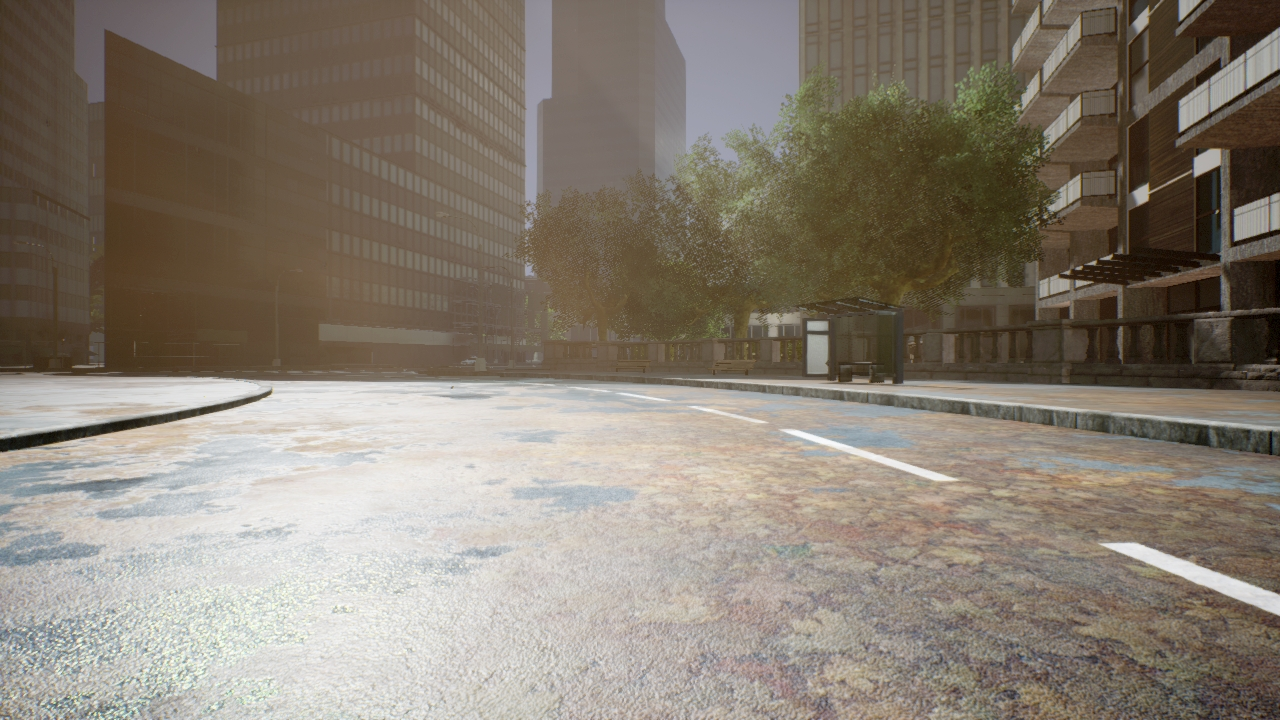
#> input picture notebooks/computer_vision/test_1/image_capture.jpg, 1280 x 720 px
$ python -i lane_detection_image_util_transform.py   (imports and definitions only)   (older library calls are emulated)
#> lines starting #> are read from the running program, lines starting #| are printed output that depends on the picture; after the words box and inside, x2 and y2 are one past the last pixel; in counts of white or black regions, pixels touching at a corner belong together
import cv2
import numpy as np


# Utility function which applies distortion to image
# [8 lines left out: function apply_distortion, not called in this run]


def apply_sobel_filter(img, kernel_size=3, thresh=(25, 200)):
    gray = cv2.cvtColor(img, cv2.COLOR_RGB2GRAY)

    gray = cv2.GaussianBlur(gray, (kernel_size * 3, kernel_size * 3), 0)
    gray = cv2.bilateralFilter(gray, kernel_size * 3, thresh[0], thresh[1])

    sobel = cv2.Sobel(gray, cv2.CV_64F, 1, 0, ksize=kernel_size)
    abs_sobel = np.absolute(sobel)
    scaled_sobel = np.uint8(255 * abs_sobel / np.max(abs_sobel))
    sxbinary = np.zeros_like(scaled_sobel)
    sxbinary[(scaled_sobel >= thresh[0]) & (scaled_sobel <= thresh[1])] = 1
    return sxbinary


def apply_canny_filter(img, kernel_size=3, thresh=(50, 200)):
    gray = cv2.cvtColor(img, cv2.COLOR_RGB2GRAY)
    return cv2.Canny(gray, thresh[0], thresh[1])


def apply_edge_filter(img):
    gray = cv2.cvtColor(img, cv2.COLOR_RGB2GRAY)
    sobel = apply_sobel_filter(img)
    canny = apply_canny_filter(img)

    combined_binary = np.zeros_like(gray)
    combined_binary[(sobel == 1) | (canny == 1)] = 1
    return np.uint8(255 * combined_binary)


# Utility function which removes distortion from image
# [43 lines left out: functions remove_distortion, get_warped_projection_vertices, get_undistorted_perspective_vertices, get_distorted_perspective_vertices, not called in this run]

>>> import cv2
>>> picture = cv2.cvtColor(cv2.imread('../../notebooks/computer_vision/test_1/image_capture.jpg'), cv2.COLOR_BGR2RGB)
>>> result = apply_edge_filter(picture)
#> in apply_edge_filter, `gray = cv2.cvtColor(img, cv2.COLOR_RGB2GRAY)`:
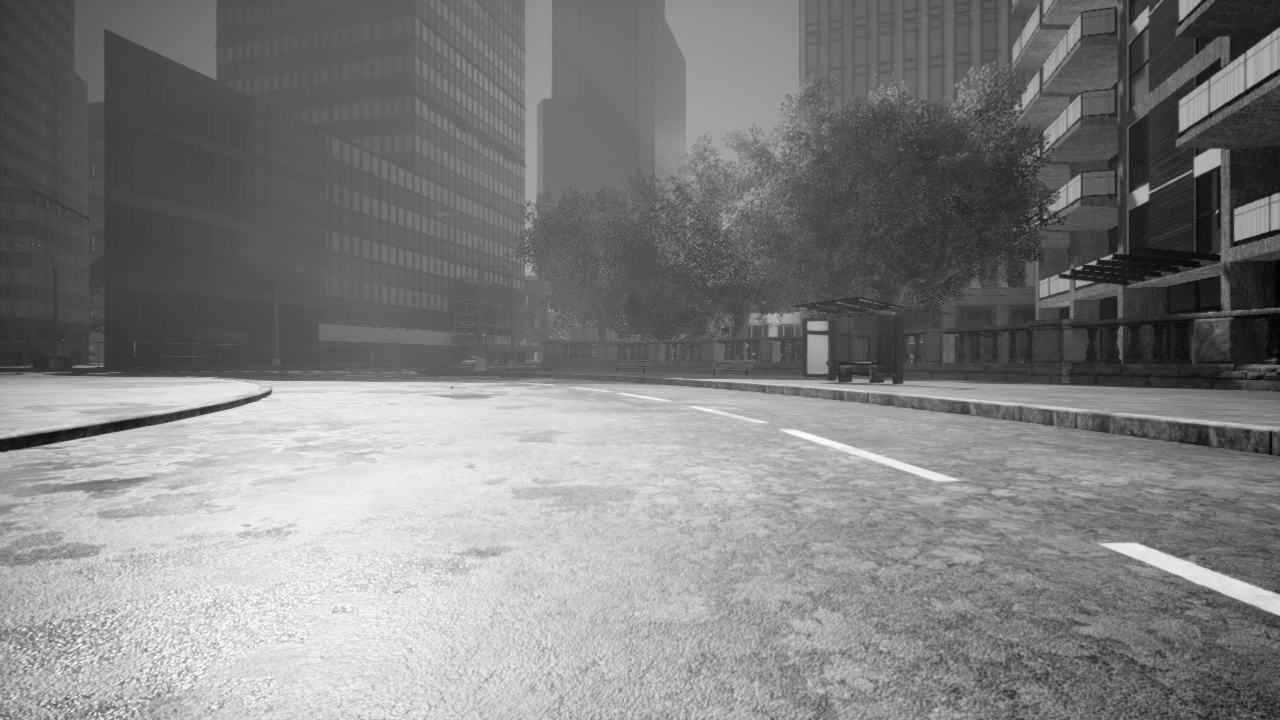
#> gray: shape (720, 1280); min 0, max 254, mean 128
#> in apply_sobel_filter, `sobel = cv2.Sobel(gray, cv2.CV_64F, 1, 0, ksize=kernel_size)`:
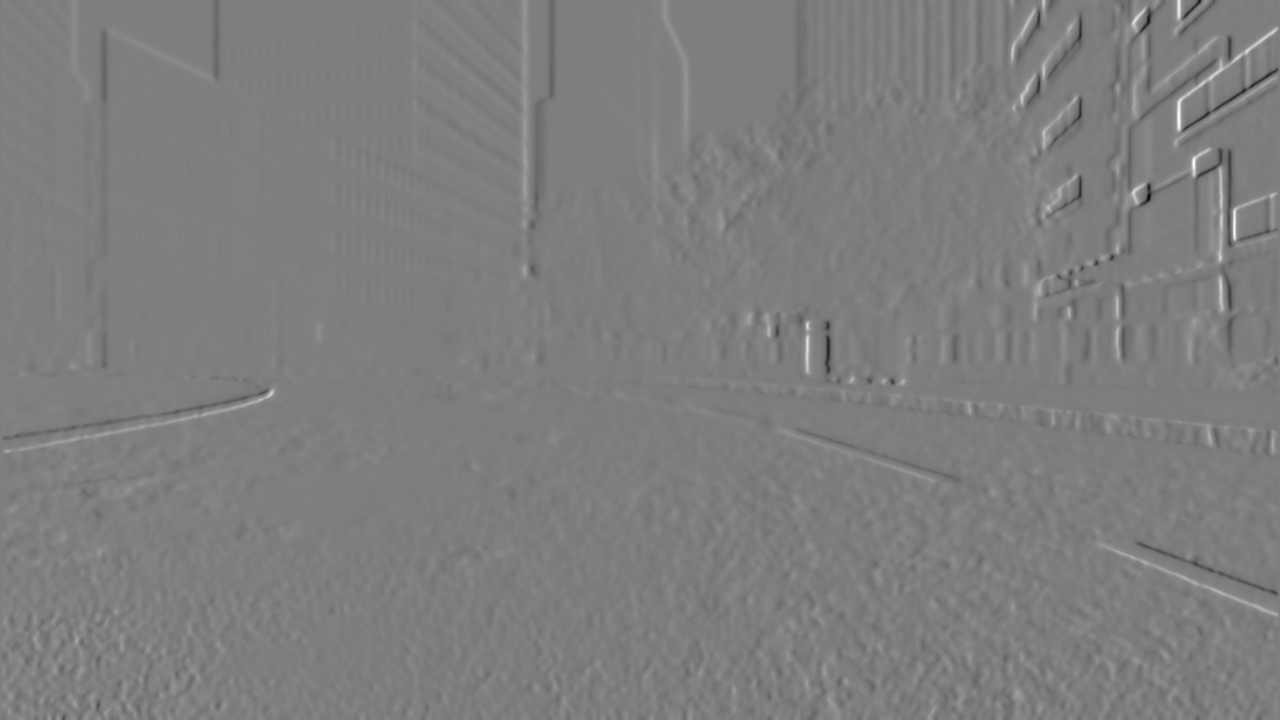
#> sobel: shape (720, 1280) float64; min -241, max 245, mean -0.2; drawn with min black and max white
#> in apply_edge_filter, `sobel = apply_sobel_filter(img)`:
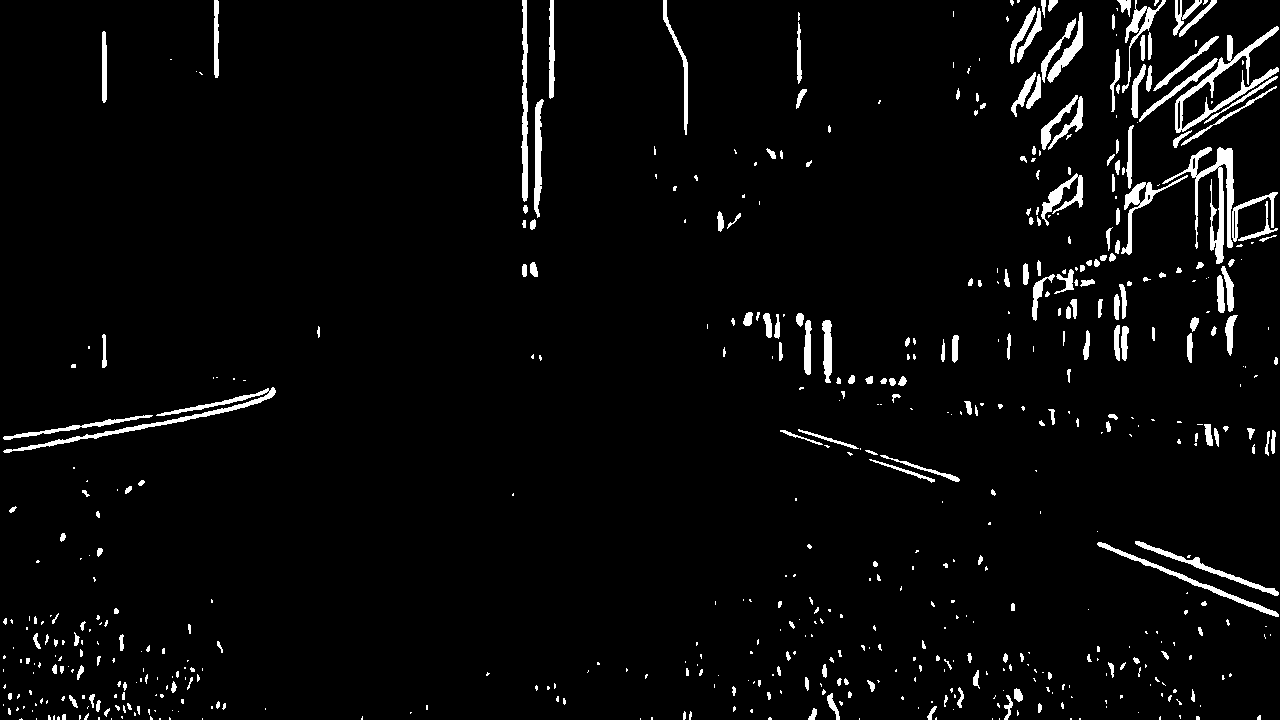
#> sobel: shape (720, 1280); values 0 (black) and 1 (white), 3.7% white; 583 white regions (345 under 20 px), largest, box (x1, y1, x2, y2) and area: (1162, 147, 1234, 264) 2083, (1175, 26, 1279, 133) 1754, (3, 387, 276, 453) 1550
#> in apply_canny_filter, `return cv2.Canny(gray, thresh[0], thresh[1])`:
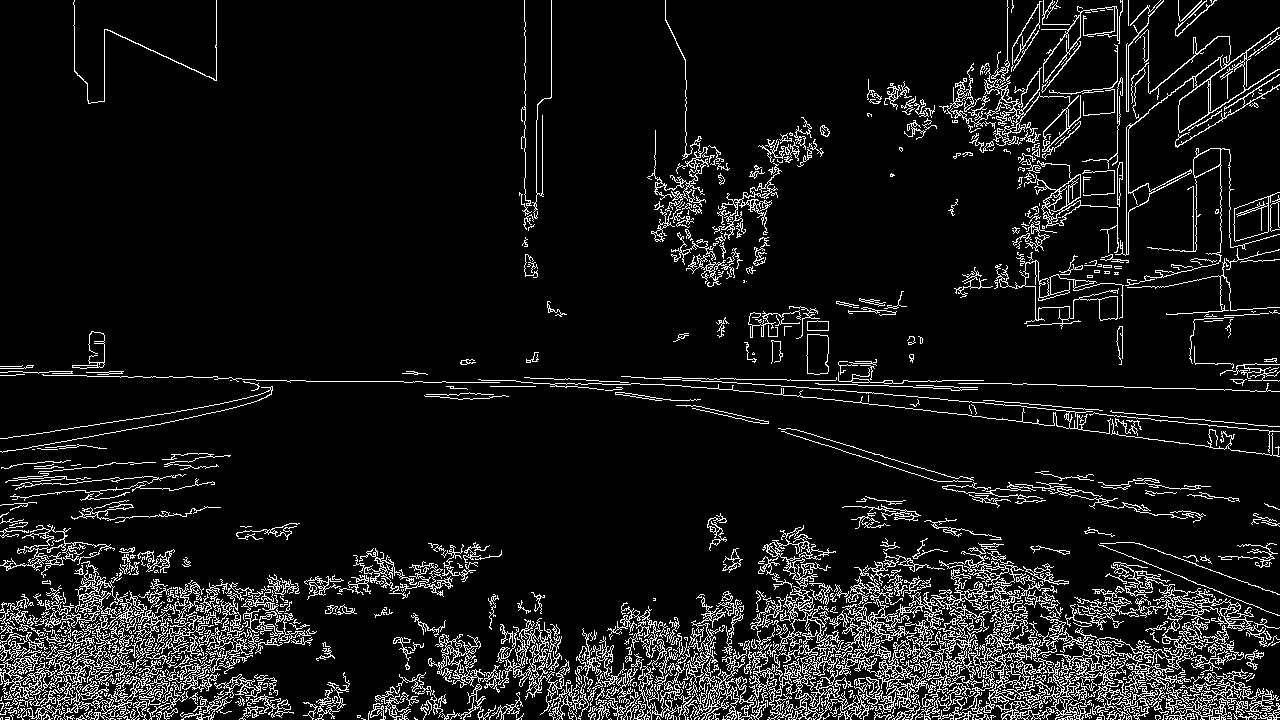
#> returned value: shape (720, 1280); 9% white in thin lines or dots

$ run again, on notebooks/computer_vision/test_1/lane_detection_image_perspective.jpg
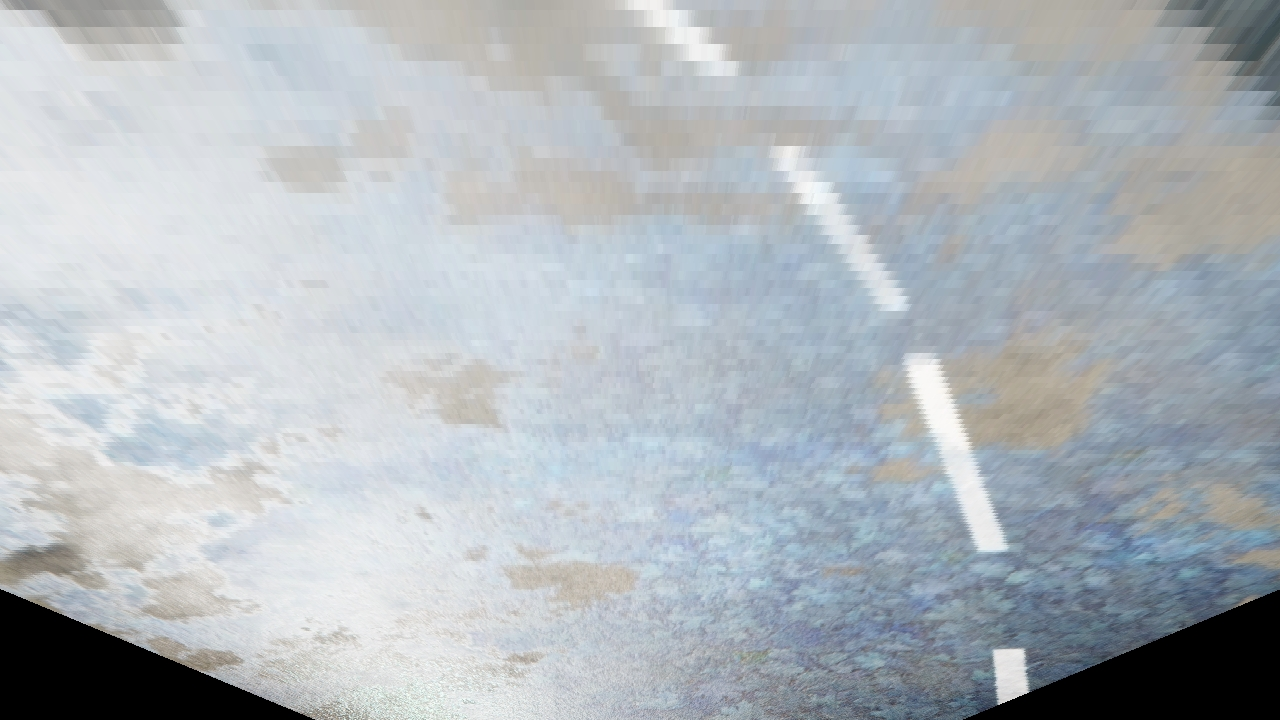
#> input picture notebooks/computer_vision/test_1/lane_detection_image_perspective.jpg, 1280 x 720 px
#> in apply_edge_filter, `sobel = apply_sobel_filter(img)`:
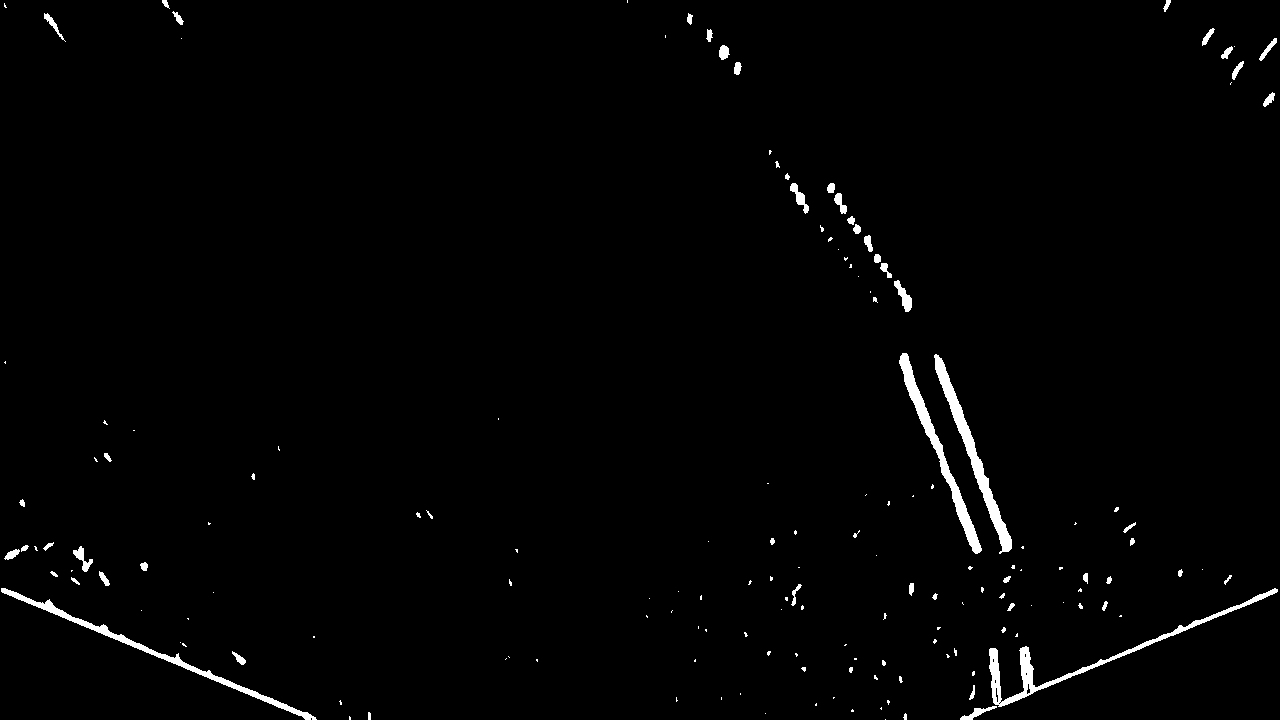
#> sobel: shape (720, 1280); values 0 (black) and 1 (white), 1.4% white; 163 white regions (104 under 20 px), largest, box (x1, y1, x2, y2) and area: (989, 588, 1278, 707) 2258, (934, 354, 1012, 554) 2110, (899, 353, 982, 554) 1991
#> in apply_canny_filter, `return cv2.Canny(gray, thresh[0], thresh[1])`:
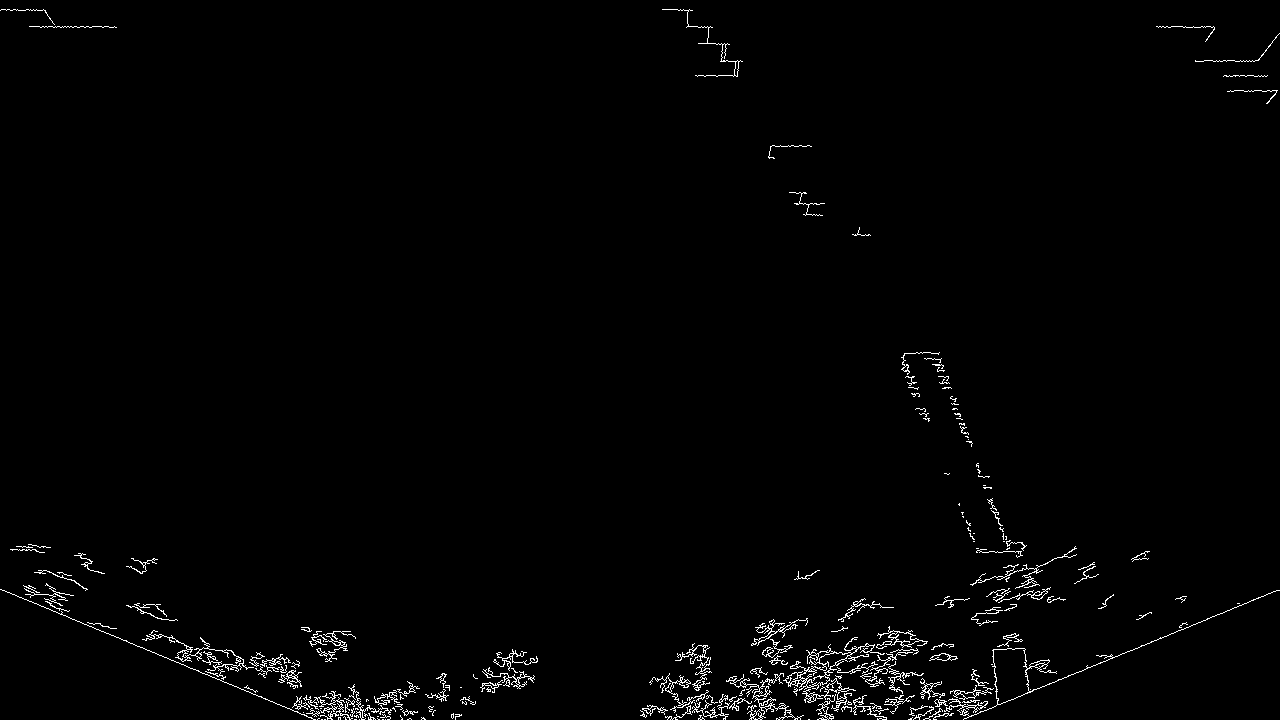
#> returned value: shape (720, 1280); 1.4% white in thin lines or dots
